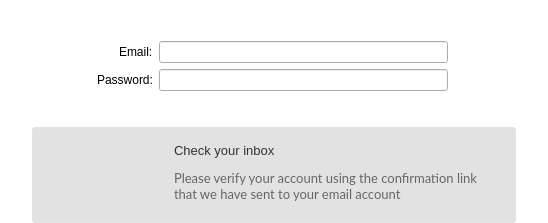
     <widget class="QWidget" name="pLogin">
      <property name="styleSheet">
       <string notr="true">background: transparent;</string>
      </property>
      <layout class="QVBoxLayout" name="verticalLayout_4">
       <property name="spacing">
        <number>27</number>
       </property>
       <property name="leftMargin">
        <number>32</number>
       </property>
       <property name="topMargin">
        <number>40</number>
       </property>
       <property name="rightMargin">
        <number>32</number>
       </property>
       <property name="bottomMargin">
        <number>0</number>
       </property>
       <item>
        <widget class="QWidget" name="wLoginForm" native="true">
         <property name="styleSheet">
          <string notr="true"/>
         </property>
         <layout class="QFormLayout" name="formLayout">
          <property name="fieldGrowthPolicy">
           <enum>QFormLayout::AllNonFixedFieldsGrow</enum>
          </property>
          <property name="labelAlignment">
           <set>Qt::AlignRight|Qt::AlignTrailing|Qt::AlignVCenter</set>
          </property>
          <property name="leftMargin">
           <number>65</number>
          </property>
          <property name="topMargin">
           <number>1</number>
          </property>
          <property name="rightMargin">
           <number>68</number>
          </property>
          <item row="1" column="0">
           <widget class="QLabel" name="lLoginEmail">
            <property name="text">
             <string>Email:</string>
            </property>
           </widget>
          </item>
          <item row="1" column="1">
           <widget class="QLineEdit" name="eLoginEmail">
            <property name="minimumSize">
             <size>
              <width>289</width>
              <height>0</height>
             </size>
            </property>
            <property name="maximumSize">
             <size>
              <width>289</width>
              <height>16777215</height>
             </size>
            </property>
            <property name="styleSheet">
             <string notr="true">background: none;</string>
            </property>
           </widget>
          </item>
          <item row="2" column="0">
           <widget class="QLabel" name="lLoginPassword">
            <property name="text">
             <string>Password:</string>
            </property>
           </widget>
          </item>
          <item row="2" column="1">
           <widget class="QLineEdit" name="eLoginPassword">
            <property name="minimumSize">
             <size>
              <width>289</width>
              <height>0</height>
             </size>
            </property>
            <property name="maximumSize">
             <size>
              <width>289</width>
              <height>16777215</height>
             </size>
            </property>
            <property name="styleSheet">
             <string notr="true">background: none;</string>
            </property>
            <property name="echoMode">
             <enum>QLineEdit::Password</enum>
            </property>
           </widget>
          </item>
         </layout>
        </widget>
       </item>
       <item>
        <widget class="QWidget" name="wCheckInbox" native="true">
         <property name="minimumSize">
          <size>
           <width>0</width>
           <height>96</height>
          </size>
         </property>
         <property name="maximumSize">
          <size>
           <width>16777215</width>
           <height>96</height>
          </size>
         </property>
         <property name="styleSheet">
          <string notr="true">#wCheckInbox
{ 
background-color: #E2E2E2;
 border-radius: 3px;
 border: 1px solid rgba(0, 0, 0, 5%);
 padding: 40px 40px 40px 40px;
}</string>
         </property>
         <layout class="QHBoxLayout" name="horizontalLayout_6">
          <property name="spacing">
           <number>27</number>
          </property>
          <property name="leftMargin">
           <number>21</number>
          </property>
          <property name="topMargin">
           <number>0</number>
          </property>
          <property name="rightMargin">
           <number>21</number>
          </property>
          <property name="bottomMargin">
           <number>0</number>
          </property>
          <item>
           <widget class="QPushButton" name="bCheckInbox">
            <property name="minimumSize">
             <size>
              <width>94</width>
              <height>94</height>
             </size>
            </property>
            <property name="maximumSize">
             <size>
              <width>94</width>
              <height>94</height>
             </size>
            </property>
            <property name="focusPolicy">
             <enum>Qt::NoFocus</enum>
            </property>
            <property name="styleSheet">
             <string notr="true">border: none;</string>
            </property>
            <property name="text">
             <string/>
            </property>
            <property name="icon">
             <iconset>
              <normalon>:/images/confirmation_link.png</normalon>
             </iconset>
            </property>
            <property name="iconSize">
             <size>
              <width>94</width>
              <height>94</height>
             </size>
            </property>
           </widget>
          </item>
          <item>
           <widget class="QWidget" name="wCheckInboxDesc" native="true">
            <layout class="QVBoxLayout" name="verticalLayout_15">
             <property name="spacing">
              <number>4</number>
             </property>
             <property name="leftMargin">
              <number>0</number>
             </property>
             <property name="topMargin">
              <number>13</number>
             </property>
             <property name="rightMargin">
              <number>0</number>
             </property>
             <property name="bottomMargin">
              <number>16</number>
             </property>
             <item>
              <widget class="QLabel" name="lCheckInbox">
               <property name="minimumSize">
                <size>
                 <width>0</width>
                 <height>20</height>
                </size>
               </property>
               <property name="maximumSize">
                <size>
                 <width>16777215</width>
                 <height>20</height>
                </size>
               </property>
               <property name="styleSheet">
                <string notr="true">	color: #333333;
	font-family: &quot;Lato&quot;;
	font-size: 13px;
</string>
               </property>
               <property name="text">
                <string>Check your inbox</string>
               </property>
              </widget>
             </item>
             <item>
              <widget class="QLabel" name="lCheckInboxDesc">
               <property name="font">
                <font>
                 <family>Lato</family>
                 <pointsize>-1</pointsize>
                </font>
               </property>
               <property name="focusPolicy">
                <enum>Qt::NoFocus</enum>
               </property>
               <property name="styleSheet">
                <string notr="true">	color: #666666;
	font-family: &quot;Lato&quot;;
	font-size: 13px;
</string>
               </property>
               <property name="text">
                <string>Please verify your account using the confirmation link that we have sent to your email account</string>
               </property>
               <property name="alignment">
                <set>Qt::AlignLeading|Qt::AlignLeft|Qt::AlignVCenter</set>
               </property>
               <property name="wordWrap">
                <bool>true</bool>
               </property>
              </widget>
             </item>
            </layout>
           </widget>
          </item>
         </layout>
        </widget>
       </item>
       <item>
        <spacer name="vsLogin">
         <property name="orientation">
          <enum>Qt::Vertical</enum>
         </property>
         <property name="sizeHint" stdset="0">
          <size>
           <width>20</width>
           <height>0</height>
          </size>
         </property>
        </spacer>
       </item>
      </layout>
     </widget>
